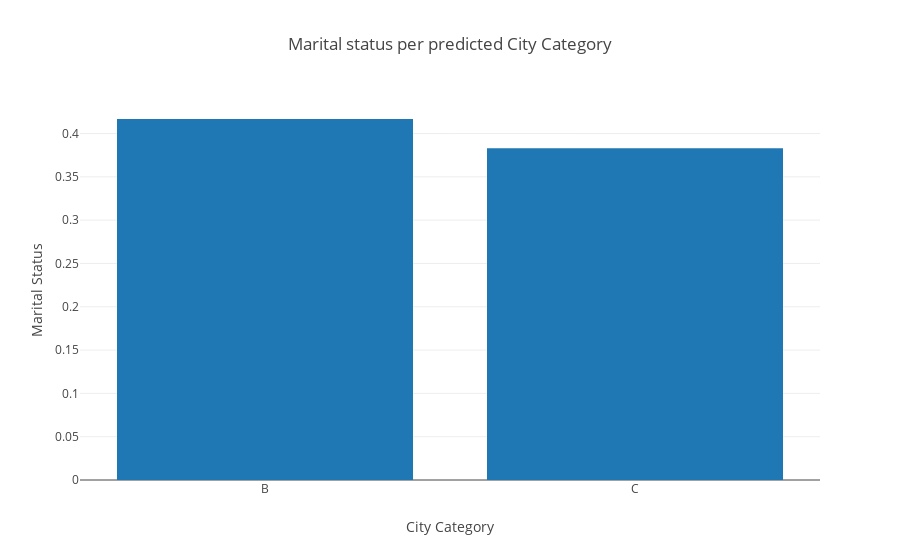

The notebook cell saved with this chart:
### Code cell
dis_data = [go.Bar(y=predictions_pdf.groupby(['predictedLabel']).mean()["Marital_Status"], x=cumulative_stats.index)]

dis_layout = go.Layout(
    title='Marital status per predicted City Category',
    xaxis=dict(title = "City Category", showline=False),
    yaxis=dict(title = "Marital Status"))

fig = go.Figure(data=dis_data, layout=dis_layout)
iplot(fig)

### Figure 1 — Plotly figure (JSON) as saved in the notebook; plotly's stock layout.template omitted (floating-point values rounded to 4 significant figures)
{"data": [{"y": [0.4168, 0.3831], "x": ["B", "C"], "type": "bar", "uid": "a4ed83e7-dd14-4dd1-8b75-4c8929d59811"}], "layout": {"yaxis": {"title": {"text": "Marital Status"}}, "xaxis": {"showline": false, "title": {"text": "City Category"}}, "title": {"text": "Marital status per predicted City Category"}}}
